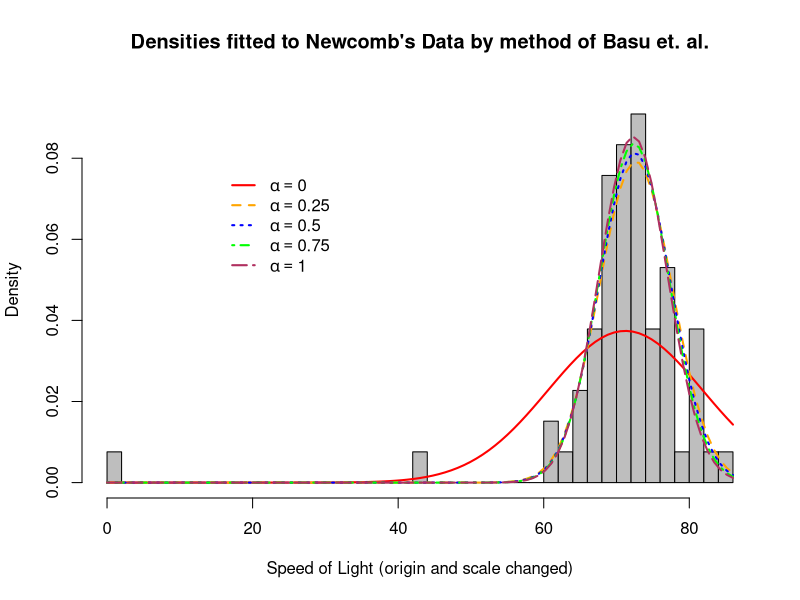
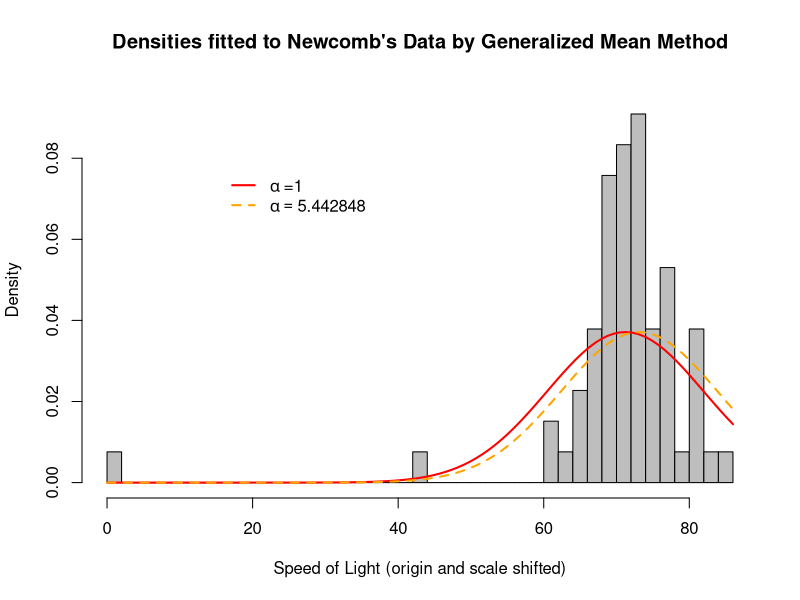

Recreate these plots in R, in order.
rm(list = ls())
col_pallate = c("red","orange","blue","green","maroon")
######### Newcomb Data ###########
library(MASS)
data = newcomb
d1 = data+45
mu_start_robust=median(d1)
w=abs(d1-mu_start_robust)
sigma_start_robust=median(w)/0.6745
thetastart=c(mu_start_robust,sigma_start_robust)
x=seq(-45,45,0.001)
hist(d1,prob=T,main = "Densities fitted to Newcomb's Data by method of Basu et. al.",xlab = "Speed of Light (origin and scale changed)",ylim = c(0,0.095),col="grey",breaks = 30)
# MLE of mean and sd of normal dist is known(for alpha=0)
mle_mean = mean(d1)
mle_sd = sqrt(mean((d1-mean(d1))^2))
curve(dnorm(x,mle_mean,mle_sd),lty=1,lwd=2,col=col_pallate[1],add = T)
for(i in 2:5){
  a = c(0,0.25,0.5,0.75,1)
  F=function(theta)
  {
    alpha = a[i]
    n=length(d1)
    (1/sqrt(1+alpha)-((1/n)*(1+(1/alpha)))*sum(exp(-alpha*(d1-theta[1])^2/(2*(theta[2])^2))))/(theta[2])^alpha
  }
  library(nleqslv)
  theta_hat <- optim(thetastart, F, method = "BFGS")$par
  curve(dnorm(x,theta_hat[1],theta_hat[2]),lty=i,lwd=2,col=col_pallate[i],add=TRUE)
}
expr = vector("expression",length = length(a))
for(i in 1:length(a)){
  expr[[i]] = bquote(alpha==.(a[i]))
}
legend('topleft',legend = expr,lty = 1:5,lwd=2,col = col_pallate,cex=1,bty = "n",seg.len = 1.5,inset = 0.2)


## Finding optimal alpha ##
cp_0 = (sd(d1)/mean(d1))        # Coefficient of Variance
cp_0
# Since 2nd highest peak is right of highest peak so alpha lies b/w (lower_range,1)
upper_range <- ((1+sqrt(1+(8/cp_0^2)))/2)
upper_range
opt_alpha <- ((1+upper_range)/2)
opt_alpha
# Generalized Mean for Optimal alpha and alpha=1
n = length(d1)
gm_estimate <- (sum(d1^opt_alpha)/n)^(1/opt_alpha)    # Generalized mean for optimal alpha
AM <- sum(d1)/n                        # Generalized mean for alpha=1
hist(d1,prob = T,main = "Densities fitted to Newcomb's Data by Generalized Mean Method",xlab = "Speed of Light (origin and scale shifted)",ylim = c(0,0.095),col = "grey",breaks = 30)
x = seq(-45,45,0.0001)
curve(dnorm(x,AM,sd(d1)),lty=1,lwd=2,col=col_pallate[1],add = T)
curve(dnorm(x,gm_estimate,sd(d1)),lty=2,lwd=2,col=col_pallate[2],add=T)
legend('topleft',legend = c(expression(alpha~"=1"),bquote(alpha==.(opt_alpha))),bty='n',cex=1,lty=c(1,2),lwd=2,col = col_pallate[1:2],seg.len = 1.5,inset = 0.2)
